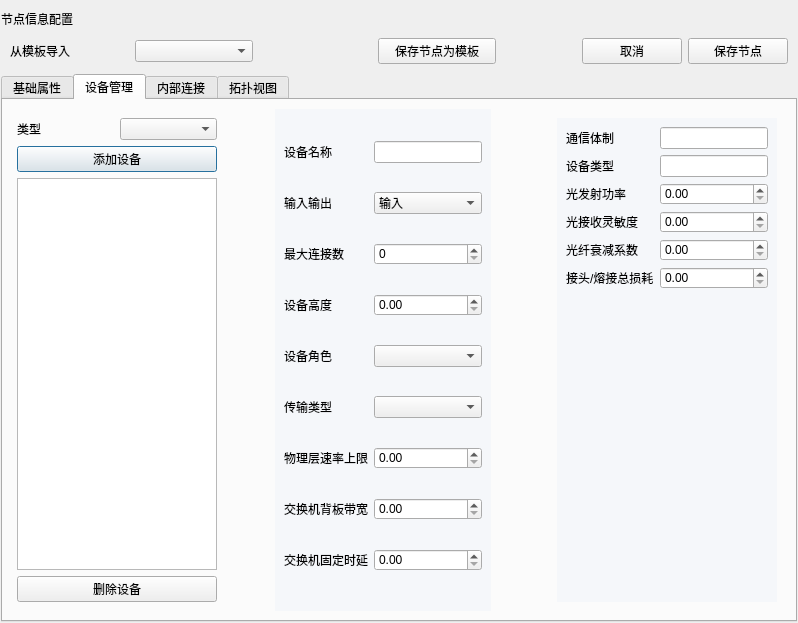
<?xml version="1.0" encoding="UTF-8"?>
<ui version="4.0">
 <class>DialogNode</class>
 <widget class="QDialog" name="DialogNode">
  <property name="geometry">
   <rect>
    <x>0</x>
    <y>0</y>
    <width>798</width>
    <height>623</height>
   </rect>
  </property>
  <property name="windowTitle">
   <string>Dialog</string>
  </property>
  <layout class="QGridLayout" name="gridLayout_15">
   <property name="leftMargin">
    <number>1</number>
   </property>
   <property name="topMargin">
    <number>10</number>
   </property>
   <property name="rightMargin">
    <number>1</number>
   </property>
   <property name="bottomMargin">
    <number>1</number>
   </property>
   <property name="spacing">
    <number>1</number>
   </property>
   <item row="2" column="0">
    <widget class="QTabWidget" name="tabWidget">
     <property name="currentIndex">
      <number>1</number>
     </property>
     <widget class="QWidget" name="tabBasicAttr">
      <attribute name="title">
       <string>基础属性</string>
      </attribute>
      <layout class="QGridLayout" name="gridLayout_4">
       <item row="0" column="0">
        <widget class="QWidget" name="wgtBasicTabContent" native="true">
         <layout class="QGridLayout" name="gridLayout_3">
          <property name="bottomMargin">
           <number>0</number>
          </property>
          <item row="0" column="0">
           <widget class="QWidget" name="wgtBasicInfo" native="true">
            <layout class="QGridLayout" name="gridLayout">
             <property name="leftMargin">
              <number>50</number>
             </property>
             <property name="topMargin">
              <number>9</number>
             </property>
             <property name="rightMargin">
              <number>100</number>
             </property>
             <property name="bottomMargin">
              <number>9</number>
             </property>
             <property name="spacing">
              <number>15</number>
             </property>
             <item row="2" column="4">
              <widget class="QDoubleSpinBox" name="dsbNodeAltitude">
               <property name="suffix">
                <string> m</string>
               </property>
               <property name="decimals">
                <number>1</number>
               </property>
               <property name="minimum">
                <double>-500.000000000000000</double>
               </property>
               <property name="maximum">
                <double>10000.000000000000000</double>
               </property>
              </widget>
             </item>
             <item row="2" column="1">
              <widget class="QComboBox" name="cmbNodeType">
               <item>
                <property name="text">
                 <string>支线</string>
                </property>
               </item>
               <item>
                <property name="text">
                 <string>干线</string>
                </property>
               </item>
              </widget>
             </item>
             <item row="1" column="1">
              <widget class="QLineEdit" name="leNodeName"/>
             </item>
             <item row="3" column="0">
              <widget class="QLabel" name="lblNodeStatus">
               <property name="text">
                <string>状态</string>
               </property>
              </widget>
             </item>
             <item row="2" column="0">
              <widget class="QLabel" name="lblNodeType">
               <property name="text">
                <string>节点类型</string>
               </property>
              </widget>
             </item>
             <item row="1" column="3">
              <widget class="QLabel" name="lblNodeLatitude">
               <property name="text">
                <string>纬度</string>
               </property>
              </widget>
             </item>
             <item row="3" column="1">
              <widget class="QComboBox" name="cmbNodeStatus">
               <item>
                <property name="text">
                 <string>在线</string>
                </property>
               </item>
               <item>
                <property name="text">
                 <string>离线</string>
                </property>
               </item>
               <item>
                <property name="text">
                 <string>告警</string>
                </property>
               </item>
              </widget>
             </item>
             <item row="3" column="4">
              <widget class="QDoubleSpinBox" name="dsbInterferenceDb">
               <property name="decimals">
                <number>1</number>
               </property>
               <property name="minimum">
                <double>-100.000000000000000</double>
               </property>
               <property name="maximum">
                <double>30.000000000000000</double>
               </property>
              </widget>
             </item>
             <item row="3" column="3">
              <widget class="QLabel" name="lblDB">
               <property name="text">
                <string>干扰功率(dB)</string>
               </property>
              </widget>
             </item>
             <item row="2" column="3">
              <widget class="QLabel" name="lblNodeAltitude">
               <property name="text">
                <string>海拔</string>
               </property>
              </widget>
             </item>
             <item row="0" column="4">
              <widget class="QDoubleSpinBox" name="dsbNodeLongitude">
               <property name="suffix">
                <string> °</string>
               </property>
               <property name="decimals">
                <number>6</number>
               </property>
               <property name="minimum">
                <double>-180.000000000000000</double>
               </property>
               <property name="maximum">
                <double>180.000000000000000</double>
               </property>
               <property name="value">
                <double>116.000000000000000</double>
               </property>
              </widget>
             </item>
             <item row="1" column="0">
              <widget class="QLabel" name="lblNodeName">
               <property name="text">
                <string>节点名称</string>
               </property>
              </widget>
             </item>
             <item row="0" column="1">
              <widget class="QLineEdit" name="leNodeId"/>
             </item>
             <item row="1" column="4">
              <widget class="QDoubleSpinBox" name="dsbNodeLatitude">
               <property name="suffix">
                <string> °</string>
               </property>
               <property name="decimals">
                <number>6</number>
               </property>
               <property name="minimum">
                <double>-90.000000000000000</double>
               </property>
               <property name="maximum">
                <double>90.000000000000000</double>
               </property>
               <property name="value">
                <double>39.000000000000000</double>
               </property>
              </widget>
             </item>
             <item row="0" column="3">
              <widget class="QLabel" name="lblNodeLongitude">
               <property name="text">
                <string>经度</string>
               </property>
              </widget>
             </item>
             <item row="0" column="0">
              <widget class="QLabel" name="lblNodeId">
               <property name="text">
                <string>节点ID</string>
               </property>
              </widget>
             </item>
             <item row="0" column="2" rowspan="4">
              <spacer name="horizontalSpacer_4">
               <property name="orientation">
                <enum>Qt::Horizontal</enum>
               </property>
               <property name="sizeType">
                <enum>QSizePolicy::Expanding</enum>
               </property>
               <property name="sizeHint" stdset="0">
                <size>
                 <width>100</width>
                 <height>20</height>
                </size>
               </property>
              </spacer>
             </item>
            </layout>
           </widget>
          </item>
          <item row="1" column="0">
           <spacer name="verticalSpacer_2">
            <property name="orientation">
             <enum>Qt::Vertical</enum>
            </property>
            <property name="sizeHint" stdset="0">
             <size>
              <width>20</width>
              <height>40</height>
             </size>
            </property>
           </spacer>
          </item>
         </layout>
        </widget>
       </item>
      </layout>
     </widget>
     <widget class="QWidget" name="tabDeviceManage">
      <attribute name="title">
       <string>设备管理</string>
      </attribute>
      <layout class="QGridLayout" name="gridLayout_12">
       <item row="0" column="0">
        <widget class="QWidget" name="wgtDeviceManagePanel" native="true">
         <layout class="QGridLayout" name="gridLayout_2" columnstretch="0,0,0,0,0">
          <property name="leftMargin">
           <number>5</number>
          </property>
          <property name="topMargin">
           <number>0</number>
          </property>
          <property name="rightMargin">
           <number>0</number>
          </property>
          <property name="bottomMargin">
           <number>0</number>
          </property>
          <property name="spacing">
           <number>10</number>
          </property>
          <item row="0" column="0">
           <widget class="QWidget" name="wgtDeviceList" native="true">
            <property name="maximumSize">
             <size>
              <width>200</width>
              <height>16777215</height>
             </size>
            </property>
            <layout class="QGridLayout" name="gridLayout_8">
             <property name="leftMargin">
              <number>0</number>
             </property>
             <property name="rightMargin">
              <number>0</number>
             </property>
             <item row="3" column="0" colspan="2">
              <widget class="QListWidget" name="listDeviceInstances"/>
             </item>
             <item row="0" column="0">
              <widget class="QLabel" name="lblDeviceTypeHint">
               <property name="text">
                <string>类型</string>
               </property>
              </widget>
             </item>
             <item row="0" column="1">
              <widget class="QComboBox" name="cmbDeviceType"/>
             </item>
             <item row="1" column="0" colspan="2">
              <widget class="QPushButton" name="btnAddDevice">
               <property name="text">
                <string>添加设备</string>
               </property>
              </widget>
             </item>
             <item row="4" column="0" colspan="2">
              <widget class="QPushButton" name="btnDeleteDevice">
               <property name="text">
                <string>删除设备</string>
               </property>
              </widget>
             </item>
            </layout>
           </widget>
          </item>
          <item row="0" column="3">
           <spacer name="horizontalSpacer_5">
            <property name="orientation">
             <enum>Qt::Horizontal</enum>
            </property>
            <property name="sizeHint" stdset="0">
             <size>
              <width>40</width>
              <height>20</height>
             </size>
            </property>
           </spacer>
          </item>
          <item row="0" column="2">
           <widget class="QWidget" name="wgtDeviceCommon" native="true">
            <property name="styleSheet">
             <string notr="true">#wgtDeviceCommon{background-color: rgb(245, 247, 250);}</string>
            </property>
            <layout class="QGridLayout" name="gridLayout_5">
             <item row="8" column="0">
              <widget class="QLabel" name="lblProcessingDelay">
               <property name="text">
                <string>交换机固定时延</string>
               </property>
              </widget>
             </item>
             <item row="5" column="1">
              <widget class="QComboBox" name="cmbDeviceCategory"/>
             </item>
             <item row="3" column="1">
              <widget class="QDoubleSpinBox" name="dsbDeviceHeight"/>
             </item>
             <item row="8" column="1">
              <widget class="QDoubleSpinBox" name="dsbProcessingDelay"/>
             </item>
             <item row="0" column="0">
              <widget class="QLabel" name="lblDeviceName">
               <property name="text">
                <string>设备名称</string>
               </property>
              </widget>
             </item>
             <item row="5" column="0">
              <widget class="QLabel" name="lblDeviceCategory">
               <property name="text">
                <string>传输类型</string>
               </property>
              </widget>
             </item>
             <item row="4" column="0">
              <widget class="QLabel" name="lblDeviceRole">
               <property name="text">
                <string>设备角色</string>
               </property>
              </widget>
             </item>
             <item row="2" column="0">
              <widget class="QLabel" name="label">
               <property name="text">
                <string>最大连接数</string>
               </property>
              </widget>
             </item>
             <item row="6" column="0">
              <widget class="QLabel" name="lblMaxBandwidth">
               <property name="text">
                <string>物理层速率上限</string>
               </property>
              </widget>
             </item>
             <item row="0" column="1">
              <widget class="QLineEdit" name="leDeviceName"/>
             </item>
             <item row="7" column="0">
              <widget class="QLabel" name="lblBackplaneBandwidth">
               <property name="text">
                <string>交换机背板带宽</string>
               </property>
              </widget>
             </item>
             <item row="4" column="1">
              <widget class="QComboBox" name="cmbDeviceRole"/>
             </item>
             <item row="6" column="1">
              <widget class="QDoubleSpinBox" name="dsbMaxBandwidth"/>
             </item>
             <item row="3" column="0">
              <widget class="QLabel" name="lblDeviceHeight">
               <property name="text">
                <string>设备高度</string>
               </property>
              </widget>
             </item>
             <item row="7" column="1">
              <widget class="QDoubleSpinBox" name="dsbBackplaneBandwidth"/>
             </item>
             <item row="2" column="1">
              <widget class="QSpinBox" name="sbMaxDevice"/>
             </item>
             <item row="1" column="1">
              <widget class="QComboBox" name="cmbInputOutput">
               <item>
                <property name="text">
                 <string>输入</string>
                </property>
               </item>
               <item>
                <property name="text">
                 <string>输出</string>
                </property>
               </item>
              </widget>
             </item>
             <item row="1" column="0">
              <widget class="QLabel" name="label_2">
               <property name="text">
                <string>输入输出</string>
               </property>
              </widget>
             </item>
            </layout>
           </widget>
          </item>
          <item row="0" column="4">
           <widget class="QStackedWidget" name="stackedWidget">
            <property name="styleSheet">
             <string notr="true"/>
            </property>
            <property name="currentIndex">
             <number>1</number>
            </property>
            <widget class="QWidget" name="pageWireless">
             <layout class="QGridLayout" name="gridLayout_9">
              <item row="0" column="0">
               <widget class="QWidget" name="wgtWirelessParams" native="true">
                <property name="styleSheet">
                 <string notr="true">#wgtWirelessParams{background-color: rgb(245, 247, 250);}</string>
                </property>
                <layout class="QGridLayout" name="gridLayout_6" columnstretch="1,1" columnminimumwidth="1,1">
                 <item row="0" column="0">
                  <widget class="QLabel" name="lblFreqHz">
                   <property name="text">
                    <string>工作频率</string>
                   </property>
                  </widget>
                 </item>
                 <item row="0" column="1">
                  <widget class="QDoubleSpinBox" name="dsbFreqHz">
                   <property name="suffix">
                    <string> Hz</string>
                   </property>
                   <property name="minimum">
                    <double>1000000.000000000000000</double>
                   </property>
                   <property name="maximum">
                    <double>100000000000.000000000000000</double>
                   </property>
                   <property name="value">
                    <double>3000000000.000000000000000</double>
                   </property>
                  </widget>
                 </item>
                 <item row="1" column="0">
                  <widget class="QLabel" name="lblTxPower">
                   <property name="text">
                    <string>发射功率</string>
                   </property>
                  </widget>
                 </item>
                 <item row="1" column="1">
                  <widget class="QDoubleSpinBox" name="dsbTxPowerDbm">
                   <property name="suffix">
                    <string>  dBm</string>
                   </property>
                   <property name="decimals">
                    <number>1</number>
                   </property>
                   <property name="minimum">
                    <double>-50.000000000000000</double>
                   </property>
                   <property name="maximum">
                    <double>60.000000000000000</double>
                   </property>
                   <property name="value">
                    <double>30.000000000000000</double>
                   </property>
                  </widget>
                 </item>
                 <item row="2" column="0">
                  <widget class="QLabel" name="lblRxSensitivity">
                   <property name="text">
                    <string>接收灵敏度</string>
                   </property>
                  </widget>
                 </item>
                 <item row="2" column="1">
                  <widget class="QDoubleSpinBox" name="dsbRxSensitivity">
                   <property name="suffix">
                    <string>  dBm</string>
                   </property>
                   <property name="decimals">
                    <number>1</number>
                   </property>
                   <property name="minimum">
                    <double>-150.000000000000000</double>
                   </property>
                   <property name="maximum">
                    <double>0.000000000000000</double>
                   </property>
                   <property name="value">
                    <double>-90.000000000000000</double>
                   </property>
                  </widget>
                 </item>
                 <item row="3" column="0">
                  <widget class="QLabel" name="lblTxAntennaGain">
                   <property name="text">
                    <string>发射天线增益</string>
                   </property>
                  </widget>
                 </item>
                 <item row="3" column="1">
                  <widget class="QDoubleSpinBox" name="dsbTxAntennaGain">
                   <property name="suffix">
                    <string>  dBi</string>
                   </property>
                   <property name="decimals">
                    <number>1</number>
                   </property>
                   <property name="minimum">
                    <double>-10.000000000000000</double>
                   </property>
                   <property name="maximum">
                    <double>60.000000000000000</double>
                   </property>
                  </widget>
                 </item>
                 <item row="4" column="0">
                  <widget class="QLabel" name="lblRxAntennaGain">
                   <property name="text">
                    <string>接收天线增益</string>
                   </property>
                  </widget>
                 </item>
                 <item row="4" column="1">
                  <widget class="QDoubleSpinBox" name="dsbRxAntennaGain">
                   <property name="suffix">
                    <string>  dBi</string>
                   </property>
                   <property name="decimals">
                    <number>1</number>
                   </property>
                   <property name="minimum">
                    <double>-10.000000000000000</double>
                   </property>
                   <property name="maximum">
                    <double>60.000000000000000</double>
                   </property>
                  </widget>
                 </item>
                 <item row="5" column="0">
                  <widget class="QLabel" name="lblNoiseFigure">
                   <property name="text">
                    <string>噪声系数</string>
                   </property>
                  </widget>
                 </item>
                 <item row="5" column="1">
                  <widget class="QDoubleSpinBox" name="dsbNoiseFigure">
                   <property name="suffix">
                    <string>  dB</string>
                   </property>
                   <property name="decimals">
                    <number>1</number>
                   </property>
                   <property name="maximum">
                    <double>15.000000000000000</double>
                   </property>
                   <property name="value">
                    <double>7.000000000000000</double>
                   </property>
                  </widget>
                 </item>
                 <item row="6" column="0">
                  <widget class="QLabel" name="lblSnrThreshold">
                   <property name="text">
                    <string>SNR 阈值</string>
                   </property>
                  </widget>
                 </item>
                 <item row="6" column="1">
                  <widget class="QDoubleSpinBox" name="dsbSnrThreshold">
                   <property name="suffix">
                    <string>  dB</string>
                   </property>
                   <property name="decimals">
                    <number>1</number>
                   </property>
                   <property name="maximum">
                    <double>50.000000000000000</double>
                   </property>
                   <property name="value">
                    <double>10.000000000000000</double>
                   </property>
                  </widget>
                 </item>
                 <item row="7" column="0">
                  <widget class="QLabel" name="lblPathLossExp">
                   <property name="text">
                    <string>路径损耗指数</string>
                   </property>
                  </widget>
                 </item>
                 <item row="7" column="1">
                  <widget class="QDoubleSpinBox" name="dsbPathLossExp">
                   <property name="minimum">
                    <double>2.000000000000000</double>
                   </property>
                   <property name="maximum">
                    <double>5.000000000000000</double>
                   </property>
                  </widget>
                 </item>
                 <item row="8" column="0">
                  <widget class="QLabel" name="lblExtraLoss">
                   <property name="text">
                    <string>额外损耗</string>
                   </property>
                  </widget>
                 </item>
                 <item row="8" column="1">
                  <widget class="QDoubleSpinBox" name="dsbExtraLoss">
                   <property name="suffix">
                    <string>  dB</string>
                   </property>
                   <property name="decimals">
                    <number>1</number>
                   </property>
                   <property name="maximum">
                    <double>100.000000000000000</double>
                   </property>
                  </widget>
                 </item>
                </layout>
               </widget>
              </item>
             </layout>
            </widget>
            <widget class="QWidget" name="pageWired">
             <layout class="QGridLayout" name="gridLayout_10">
              <item row="0" column="0">
               <widget class="QWidget" name="wgtWiredParams" native="true">
                <property name="styleSheet">
                 <string notr="true">#wgtWiredParams{background-color: rgb(245, 247, 250);}</string>
                </property>
                <layout class="QGridLayout" name="gridLayout_11">
                 <item row="0" column="0">
                  <widget class="QLabel" name="lblCommProtocol">
                   <property name="text">
                    <string>通信体制</string>
                   </property>
                  </widget>
                 </item>
                 <item row="1" column="1">
                  <widget class="QLineEdit" name="leDeviceType"/>
                 </item>
                 <item row="0" column="1">
                  <widget class="QLineEdit" name="leCommProtocol"/>
                 </item>
                 <item row="4" column="0">
                  <widget class="QLabel" name="lblFiberAttenuation">
                   <property name="text">
                    <string>光纤衰减系数</string>
                   </property>
                  </widget>
                 </item>
                 <item row="3" column="0">
                  <widget class="QLabel" name="lblWiredRxSensitivity">
                   <property name="text">
                    <string>光接收灵敏度</string>
                   </property>
                  </widget>
                 </item>
                 <item row="1" column="0">
                  <widget class="QLabel" name="lblDeviceType">
                   <property name="text">
                    <string>设备类型</string>
                   </property>
                  </widget>
                 </item>
                 <item row="2" column="0">
                  <widget class="QLabel" name="lblWiredTxPower">
                   <property name="text">
                    <string>光发射功率</string>
                   </property>
                  </widget>
                 </item>
                 <item row="5" column="0">
                  <widget class="QLabel" name="lblConnectorLoss">
                   <property name="text">
                    <string>接头/熔接总损耗</string>
                   </property>
                  </widget>
                 </item>
                 <item row="2" column="1">
                  <widget class="QDoubleSpinBox" name="dsbWiredTxPower"/>
                 </item>
                 <item row="3" column="1">
                  <widget class="QDoubleSpinBox" name="dsbWiredRxSensitivity"/>
                 </item>
                 <item row="4" column="1">
                  <widget class="QDoubleSpinBox" name="dsbFiberAttenuation"/>
                 </item>
                 <item row="5" column="1">
                  <widget class="QDoubleSpinBox" name="dsbConnectorLoss"/>
                 </item>
                 <item row="6" column="0" colspan="2">
                  <spacer name="verticalSpacer">
                   <property name="orientation">
                    <enum>Qt::Vertical</enum>
                   </property>
                   <property name="sizeHint" stdset="0">
                    <size>
                     <width>20</width>
                     <height>40</height>
                    </size>
                   </property>
                  </spacer>
                 </item>
                </layout>
               </widget>
              </item>
             </layout>
            </widget>
           </widget>
          </item>
          <item row="0" column="1">
           <spacer name="horizontalSpacer_3">
            <property name="orientation">
             <enum>Qt::Horizontal</enum>
            </property>
            <property name="sizeHint" stdset="0">
             <size>
              <width>40</width>
              <height>20</height>
             </size>
            </property>
           </spacer>
          </item>
         </layout>
        </widget>
       </item>
      </layout>
     </widget>
     <widget class="QWidget" name="tabInternalConn">
      <attribute name="title">
       <string>内部连接</string>
      </attribute>
      <layout class="QGridLayout" name="gridLayout_14">
       <item row="0" column="0">
        <widget class="QWidget" name="wgtConnPanel" native="true">
         <layout class="QGridLayout" name="gridLayout_13">
          <property name="leftMargin">
           <number>0</number>
          </property>
          <property name="topMargin">
           <number>0</number>
          </property>
          <property name="rightMargin">
           <number>0</number>
          </property>
          <property name="bottomMargin">
           <number>0</number>
          </property>
          <property name="spacing">
           <number>0</number>
          </property>
          <item row="0" column="0">
           <widget class="QTableWidget" name="tableDeviceMatrix"/>
          </item>
         </layout>
        </widget>
       </item>
      </layout>
     </widget>
     <widget class="QWidget" name="tab">
      <attribute name="title">
       <string>拓扑视图</string>
      </attribute>
      <layout class="QGridLayout" name="gridLayout_16">
       <item row="0" column="0">
        <widget class="QGraphicsView" name="gvDeviceTopology"/>
       </item>
      </layout>
     </widget>
    </widget>
   </item>
   <item row="0" column="0">
    <widget class="QLabel" name="lblDlgNodeTitle">
     <property name="text">
      <string>节点信息配置</string>
     </property>
     <property name="styleType" stdset="0">
      <string>h1</string>
     </property>
    </widget>
   </item>
   <item row="1" column="0">
    <widget class="QWidget" name="wgtTemplateBar" native="true">
     <layout class="QGridLayout" name="gridLayout_7" columnstretch="1,1,1,1,0,0,0">
      <item row="0" column="1">
       <widget class="QComboBox" name="cmbNodeTemplate"/>
      </item>
      <item row="0" column="2">
       <spacer name="horizontalSpacer">
        <property name="orientation">
         <enum>Qt::Horizontal</enum>
        </property>
        <property name="sizeHint" stdset="0">
         <size>
          <width>40</width>
          <height>20</height>
         </size>
        </property>
       </spacer>
      </item>
      <item row="0" column="3">
       <widget class="QPushButton" name="btnSaveNodeTemplate">
        <property name="text">
         <string>保存节点为模板</string>
        </property>
       </widget>
      </item>
      <item row="0" column="6">
       <widget class="QPushButton" name="btnSaveNode">
        <property name="minimumSize">
         <size>
          <width>100</width>
          <height>0</height>
         </size>
        </property>
        <property name="text">
         <string>保存节点</string>
        </property>
       </widget>
      </item>
      <item row="0" column="0">
       <widget class="QLabel" name="lblNodeTemplate">
        <property name="text">
         <string>从模板导入</string>
        </property>
       </widget>
      </item>
      <item row="0" column="5">
       <widget class="QPushButton" name="btnCancel">
        <property name="minimumSize">
         <size>
          <width>100</width>
          <height>0</height>
         </size>
        </property>
        <property name="text">
         <string>取消</string>
        </property>
       </widget>
      </item>
      <item row="0" column="4">
       <spacer name="horizontalSpacer_2">
        <property name="orientation">
         <enum>Qt::Horizontal</enum>
        </property>
        <property name="sizeHint" stdset="0">
         <size>
          <width>80</width>
          <height>20</height>
         </size>
        </property>
       </spacer>
      </item>
     </layout>
    </widget>
   </item>
  </layout>
 </widget>
 <resources/>
 <connections/>
</ui>
